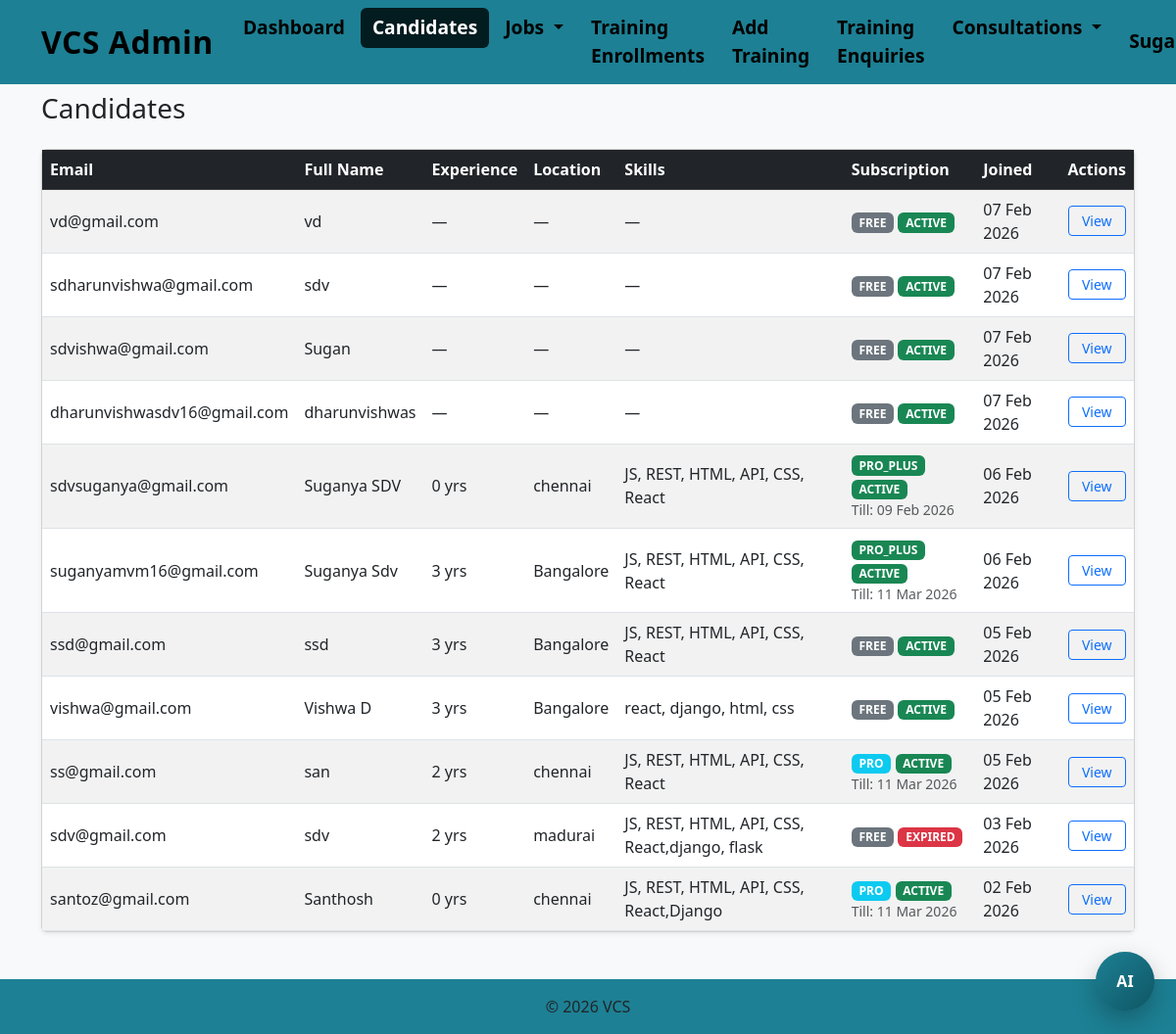
/auth/admin-panel/candidates/ (signed in), run on an earlier commit of the app's database.
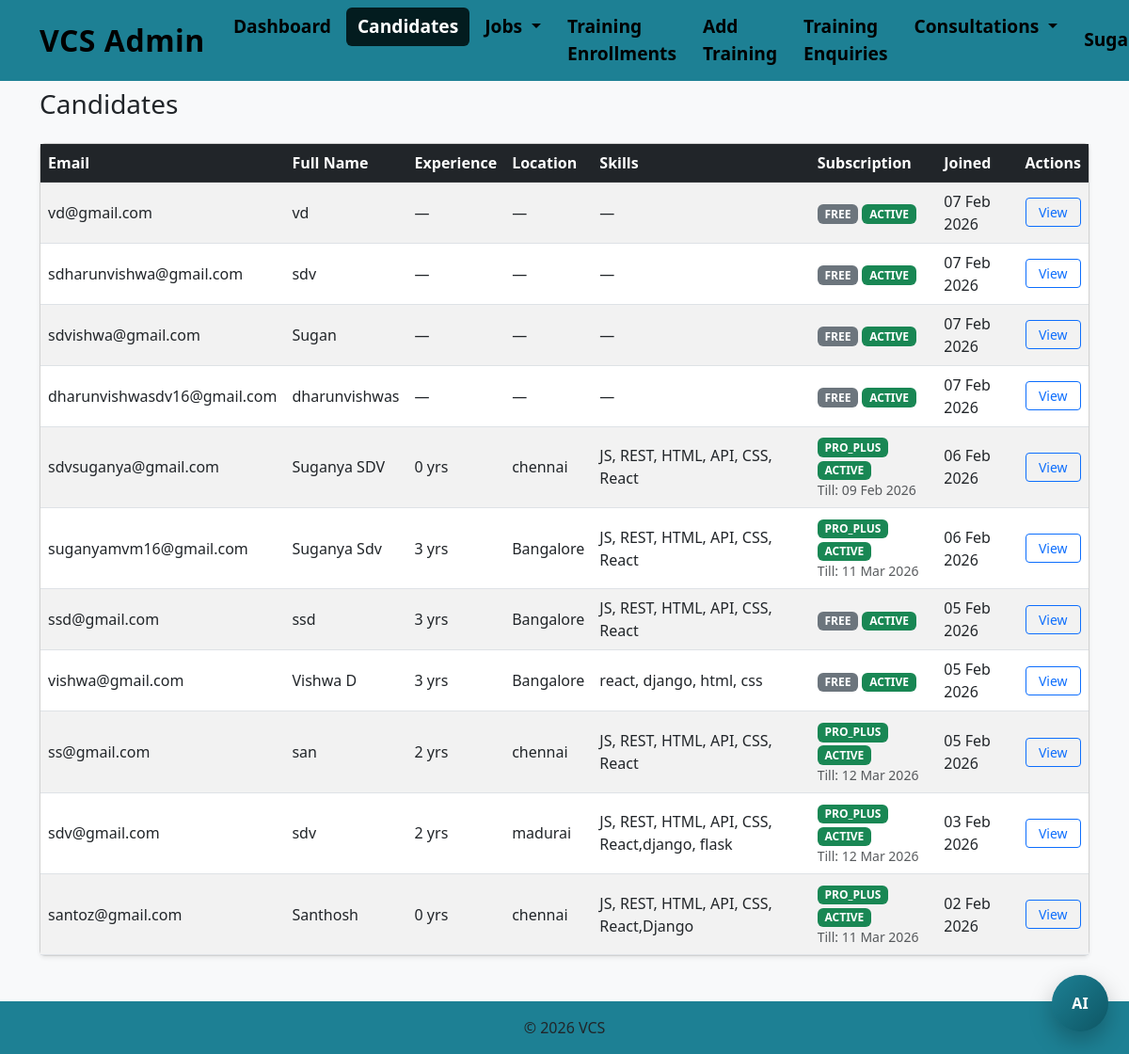
And on a later commit of the database.
### accounts/models.py (models this page shows, shortened)
class User(AbstractUser):
    username = None
    email = models.EmailField(unique=True)
    full_name = models.CharField(max_length=100, blank=True)
    FREE = "FREE"
    PRO = "PRO"
    PRO_PLUS = "PRO_PLUS"
    PLAN_CHOICES = [
        (FREE, "Free"),
        (PRO, "Pro"),
        (PRO_PLUS, "Pro Plus"),
    ]
    plan = models.CharField(
        max_length=20,
        choices=PLAN_CHOICES,
        default=FREE
    )
    ACTIVE = "ACTIVE"
    EXPIRED = "EXPIRED"
    CANCELLED = "CANCELLED"
    TRIAL = "TRIAL"
    PLAN_STATUS = [
        (ACTIVE, "Active"),
        (EXPIRED, "Expired"),
        (CANCELLED, "Cancelled"),
        (TRIAL, "Trial"),
    ]
    plan_status = models.CharField(
        max_length=20,
        choices=PLAN_STATUS,
        default=TRIAL
    )
    plan_start = models.DateTimeField(null=True, blank=True)
    plan_end = models.DateTimeField(null=True, blank=True)
    ai_requests_used = models.IntegerField(default=0)
    job_applications_used = models.IntegerField(default=0)
    mentor_sessions_used = models.IntegerField(default=0)
    usage_reset_date = models.DateTimeField(default=timezone.now)
    USERNAME_FIELD = "email"
    REQUIRED_FIELDS = []
    objects = UserManager()

class Profile(models.Model):
    user = models.OneToOneField(
        settings.AUTH_USER_MODEL,
        on_delete=models.CASCADE,
        related_name="profile"
    )
    full_name = models.CharField(max_length=100, blank=True)
    mobile_number = models.CharField(max_length=15, blank=True)
    experience = models.IntegerField(null=True, blank=True)
    location = models.CharField(max_length=100, blank=True)
    skills = models.CharField(max_length=255, blank=True)
    resume = models.FileField(
        upload_to="resumes/",
        blank=True,
        null=True
    )
    completion_email_sent = models.BooleanField(default=False)

### accounts/decorators.py (the view)
    def wrapper(request, *args, **kwargs):
        if not request.user.is_authenticated:
            return redirect("login")
        if not request.user.is_staff:
            messages.error(request, "Access denied.")
            return redirect("dashboard")
        return view_func(request, *args, **kwargs)

### accounts/views.py (called while the page is built)
@staff_required
def candidate_list(request):
    candidates = (
        User.objects
        .filter(is_staff=False)
        .select_related("profile")
        .order_by("-date_joined")
    )
    return render(
        request,
        "accounts/candidate.html",
        {"candidates": candidates}
    )

### accounts/templates/accounts/candidate.html (shortened to what this page needs)
{% extends "accounts/base.html" %}
{% block content %}
<h3 class="mb-4">Candidates</h3>
<div class="card shadow-sm">
  <div class="card-body p-0">
<div class="table-responsive">
  <table class="table table-striped mb-0 align-middle candidate-table">
    <thead class="table-dark">
      <tr>
        <th>Email</th>
        <th>Full Name</th>
        <th>Experience</th>
        <th>Location</th>
        <th>Skills</th>
        <th>Subscription</th>
        <th>Joined</th>
        <th>Actions</th>
      </tr>
    </thead>
    <tbody>
      {% for user in candidates %}
      <tr>
        <td data-label="Email">
          {{ user.email }}
        </td>
        <td data-label="Full Name">
          {{ user.profile.full_name|default:"—" }}
        </td>
        <td data-label="Experience">
          {% if user.profile.experience is not None %}
            {{ user.profile.experience }} yrs
          {% else %}
            —
          {% endif %}
        </td>
        <td data-label="Location">
          {{ user.profile.location|default:"—" }}
        </td>
        <td data-label="Skills">
          {{ user.profile.skills|default:"—" }}
        </td>
        <td data-label="Subscription">
          <span class="badge
            {% if user.plan == 'FREE' %}bg-secondary
            {% elif user.plan == 'PRO' %}bg-info
            {% elif user.plan == 'PRO_PLUS' %}bg-success
            {% endif %}
          ">
            {{ user.plan }}
          </span>
          <span class="badge
            {% if user.plan_status == 'ACTIVE' %}bg-success
            {% elif user.plan_status == 'EXPIRED' %}bg-danger
            {% else %}bg-warning text-dark
            {% endif %}
          ">
            {{ user.plan_status }}
          </span>
          {% if user.plan != 'FREE' and user.plan_end %}
            <div class="small text-muted">
              Till: {{ user.plan_end|date:"d M Y" }}
            </div>
          {% endif %}
        </td>
        <td data-label="Joined">
          {{ user.date_joined|date:"d M Y" }}
        </td>
        <td data-label="Actions">
          <a href="{% url 'candidate_detail' user.id %}"
             class="btn btn-sm btn-outline-primary w-100">
            View
          </a>
        </td>
      </tr>
      {% empty %}
      <tr>
        <td colspan="8" class="text-center py-4">
          No candidates found.
        </td>
      </tr>
      {% endfor %}
    </tbody>
  </table>
</div>
  </div>
</div>
{% endblock %}

What changed in the data, as far as the page shows it:
changed User "ss@gmail.com": plan "PRO" → "PRO_PLUS"; plan_end "11 Mar 2026" → "12 Mar 2026"
changed User "sdv@gmail.com": plan "FREE" → "PRO_PLUS"; plan_status "EXPIRED" → "ACTIVE"; plan_end (not shown) → "12 Mar 2026"
changed User "santoz@gmail.com": plan "PRO" → "PRO_PLUS"
